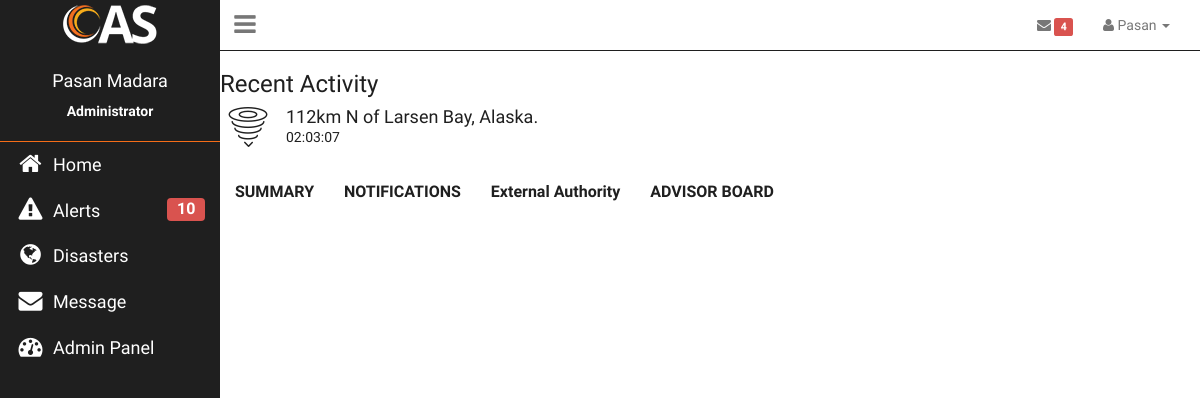
The app's page /public/home.php (signed in) with its own data.
### tables this page shows
CREATE TABLE IF NOT EXISTS `employee` (
  `Emp_ID` int(8) NOT NULL AUTO_INCREMENT,
  `F_Name` varchar(100) NOT NULL,
  `L_Name` varchar(100) NOT NULL,
  `E_nic` varchar(10) NOT NULL,
  `E_email` varchar(50) NOT NULL,
  `E_tel` varchar(12) NOT NULL,
  `E_jobrole` varchar(30) NOT NULL,
  `E_image` blob NOT NULL,
  `E_password` varchar(255) NOT NULL,
  `E_on_off` tinyint(1) NOT NULL,
  `Admin_auth` tinyint(1) NOT NULL,
  PRIMARY KEY (`Emp_ID`)
);

CREATE TABLE IF NOT EXISTS `tsunami` (
  `id` int(8) NOT NULL AUTO_INCREMENT,
  `date` date NOT NULL,
  `time` time NOT NULL,
  `magnitude` decimal(3,1) NOT NULL,
  `place` varchar(50) NOT NULL,
  PRIMARY KEY (`id`)
);

### app/models/dbConfig.php (called while the page is built, shortened)
<?php
$db_host="localhost";
$db_user = "root";
$db_pass = "";
$db_name="cas";
try {
    $db_con = new PDO("mysql:host={$db_host};dbname={$db_name}",$db_user,$db_pass);
    $db_con->setAttribute(PDO::ATTR_ERRMODE,PDO::ERRMODE_EXCEPTION);
}
catch(PDOException $e){
    echo $e->getMessage();
}
include_once "user_class.php";
$user = new USER($db_con);
?>

### app/models/user_class.php (called while the page is built, shortened)
<?php
class USER {
    private $db;
    function __construct($db_con){
        $this->db = $db_con;
    }
    public function user_details($user_id){
        $stmt = $this->db->prepare("SELECT * FROM employee WHERE E_nic = '$user_id'");
        $stmt->execute();
        $userRow=$stmt->fetch(PDO::FETCH_ASSOC);
        return $userRow;
    }
    public function unread_messages($user_id){
        $stmt = $this->db->prepare("SELECT * FROM message WHERE to_user = '$user_id' AND read_status = 'no'");
        $stmt->execute();
        $msgcount = $stmt->rowCount();
        return $msgcount;
    }
}

### app/models/classes/DB.php (called while the page is built, shortened)
<?php
class DB{
    private static $_instance = null;
    private $_pdo,
            $_query,
            $_error = false,
            $_results,
            $_count = 0;
    private function __construct(){
        try{
            $this->_pdo = new PDO ('mysql:host=' . Config::get('mysql/host') . ';dbname=' . Config::get('mysql/db'), Config::get('mysql/username'), Config::get('mysql/password'));
        } catch(PDOException $e) {
            die($e->getMessage());
        }
    }
    public static function getInstance(){
        if (!isset(self::$_instance)){
            self::$_instance = new DB();
        }
        return self::$_instance;
    }
    public function query($sql){
        if ($this->_query = $this->_pdo->prepare($sql)){
            if ($this->_query->execute()){
                $this->_results = $this->_query->fetchAll(PDO::FETCH_OBJ);
                $this->_count = $this->_query->rowCount();
            } else {
                $this->_error = true;
            }
        }
        return $this;
    }
    public function count(){
        return $this->_count;
    }
    public function result(){
        return $this->_results;
    }
}

### app/controllers/recent_alert.php (called while the page is built, shortened)
<?php
require_once '/../models/dbConfig.php';
$db = DB::getInstance();
$query = "SELECT * FROM alert ORDER BY Alert_ID DESC LIMIT 1";
$al = $db->query($query);
$a = $al->result();
$dtable = $a[0]->Table_Name;
$dID = $a[0]->Disaster_ID;
$query1 = "SELECT * FROM $dtable WHERE id = '$dID'";
$recent = $db->query($query1);
$r = $recent->result();

### app/models/classes/Config.php (called while the page is built)
<?php
class Config{
    public static function get($path = null){
        if($path){
            $config = $GLOBALS['config'];
            $path = explode('/',$path);
            foreach($path as $bit){
                if(isset($config[$bit])){
                    $config = $config[$bit];
                }
            }
            return $config;
        }
        return false;
    }
}

### public/home.php (the view, shortened to what this page needs)
<?php include "../app/templates/header.php";
require_once '../app/models/dbConfig.php';
require_once '../app/controllers/recent_alert.php';
?>
</head>
<body>
<div>
    <div><?php include "../app/templates/topmenu.php"; ?></div>
    <div>
        <aside class="left-side"><?php include "../app/templates/sidemenu.php"; ?></aside>
        <div class="right-side">
            <div class="container-fluid">
                <div class="row">
                    <div class="recent-activity">
                        <div>
                            <h3>Recent Activity</h3>
                            <ul>
                                <?php if($dtable == 'earthquake'){?>
                                <li> <i class="dis-cracked2" style="font-size: 40px"></i></li>
                                    <li><h4><?php echo $r[0]->place; ?></h4><?php echo $r[0]->time; ?></li>
                                <?php }
                                else if($dtable == 'reservoir'){?>
                                    <li> <i class="dis-hurricane" style="font-size: 40px"></i></li>
                                    <li><h4><?php echo $r[0]->reservoir_name; ?></h4><?php echo $r[0]->district; ?></li>
                                <?php }
                                else if($dtable == 'tsunami'){?>
                                    <li> <i class="dis-hurricane" style="font-size: 40px"></i></li>
                                    <li><h4><?php echo $r[0]->place; ?></h4><?php echo $r[0]->time; ?></li>
                                <?php }
                                else if($dtable == 'flood'){?>
                                    <li> <i class="dis-hurricane" style="font-size: 40px"></i></li>
                                    <li><h4><?php echo $r[0]->station; ?></h4><?php echo $r[0]->flood_type; ?></li>
                                <?php }?>
                            </ul>
                        </div>
                    </div>
                </div>
                <div class="row">
                    <div class="sub-menu">
                        <ul class="nav nav-tabls">
                            <li role="presentation"><a id="tab1" href="../app/controllers/tab.php?id=1">SUMMARY</a></li>
                            <li role="presentation"><a id="tab2" href="../app/controllers/tab.php?id=2">NOTIFICATIONS</a></li>
                            <li role="presentation"><a id="tab3" href="../app/controllers/tab.php?id=3">External Authority</a></li>
                            <li role="presentation"><a id="tab4" href="../app/controllers/tab.php?id=4">ADVISOR BOARD</a></li>
                        </ul>
                    </div>
                </div>
            </div>
        </div>
    </div>
</div>
</body>
</html>

### app/templates/topmenu.php (shortened to what this page needs)
<?php
$user_nic = $_SESSION['user_session'];
$u = $user->user_details($user_nic);
$msg = $user->unread_messages($user_nic);
?>
<nav class="navbar navbar-default topnav">
    <div><a href="<?php echo SCRIPT_ROOT ?>/public/home.php" class="logo"></a></div>
    <div class="container-fluid">
        <div class="collapse navbar-collapse" id="bs-example-navbar-collapse-1">
            <ul class="nav navbar-nav navbar-left hidden-xs">
                <li class="sidetoglle"><a href="#" id="toggleside" class="sidebar-toggle" data-toggle="offcanvas"><i class="fa fa-reorder"></i></a></li>
            </ul>
            <ul class="nav navbar-nav navbar-right">
                <li class="hidden-xs"><a href="<?php echo SCRIPT_ROOT ?>/app/view/message_inbox.php">
                        <i class="fa fa-envelope"></i>
                        <span class="label label-danger"><?php echo $msg ?></span>
                    </a></li>
                <li class="dropdown">
                    <a href="#" class="dropdown-toggle" data-toggle="dropdown" role="button" aria-haspopup="true" aria-expanded="false">
                        <i class="fa fa-user"></i>
                        <span><?php echo $u['F_Name']; ?></span> <span class="caret"></span></a>
                </li>
            </ul>
        </div>
    </div>
</nav>

### app/templates/sidemenu.php (shortened to what this page needs)
<?php
    $user_nic = $_SESSION['user_session'];
    $u = $user->user_details($user_nic);
    $cnt=$db->query("SELECT * FROM alert ")->count();
?>
<div class="sidemenu hidden-xs" id="sidemenu">
    <div class="sidemenu-content" id="sidemenu-content">
        <div class="profile">
            <div class="details">
                <div class="name"><h4><?php echo $u['F_Name'] ." ". $u['L_Name']; ?></h4></div>
                <div class="title"><strong><?php echo $u['E_jobrole']; ?></strong></div>
            </div>
        </div>
        <div class="menu">
            <ul class="nav">
                <li><a href="<?php echo SCRIPT_ROOT ?>/public/home.php">
                        <i class="fa fa-home fa-fw pull-left"></i>
                        Home</a></li>
                <li><a href="<?php echo SCRIPT_ROOT ?>/app/view/alerts.php">
                        <i class="fa fa-exclamation-triangle fa-fw pull-left"></i>
                        Alerts<span class="label label-danger" style="font-size: medium;float: right"><?php echo $cnt ?></span></a></li>
                <li><a href="<?php echo SCRIPT_ROOT ?>/app/view/report-home.php">
                        <i class="fa fa-globe fa-fw pull-left"></i>
                        Disasters</a></li>
                <li><a href="<?php echo SCRIPT_ROOT ?>/app/view/message_inbox.php">
                        <i class="fa fa-envelope fa-fw pull-left"></i>
                        Message</a></li>
                <?php if($u['E_jobrole'] == 'Administrator') { ?>
                <li data-toggle="collapse" data-target="#admin" class="collapsed active"><a href="#">
                        <i class="fa fa-dashboard fa-fw pull-left"></i>
                            Admin Panel</a></li>
                <?php } ?>
            </ul>
        </div>
    </div>
</div>

### public/css/cas.css (style rules this page uses)
* { font-family:Raleway; }
a,a:active,a:hover,a:visited { text-decoration: none; }
body { color:#080808; }
ul { text-decoration: none; list-style: none; padding:0; }
ul li { list-style: none; }
.topnav { border-bottom: solid thin #1F1F1F; border-top:none; border-left: none; border-right: none; border-top: none; box-shadow: none; background-color: #fff; background-image: none; margin: 0; border-radius: 0; padding: 0; color: #080808; }
.logo { float: left; line-height: 50px; width: 220px; height: 50px; display: block; background-image: url('../images/logo.png'); background-color: #1F1F1F; }
.sidetoglle { height:50px; width: 50px; font-size: 25px; text-align: center; }
.sidetoglle i { padding-top: 12px; padding-bottom: 12px; }
.sidetoglle a { padding: 0 !important; }
.sidemenu { background-color: #1F1F1F; width: 220px; height: 100vh; overflow: hidden; }
.sidemenu-content { color:#fff; }
.sidemenu-content .profile { padding: 10px 0 20px 0; border-bottom: solid thin #f56d18; }
.sidemenu-content .details .name,.sidemenu-content .details .title { text-align: center; }
.sidemenu-content .menu ul li { font-size: 24px; }
.sidemenu-content .menu ul li a { color:#fff; font-size: 18px; }
.sidemenu-content .menu ul li a i { font-size: 24px; }
.left-side { position: absolute; width: 220px; }
.right-side, .left-side { display: block; }
.right-side { margin-left: 220px; -webkit-transition: all 0.5s ease-in-out; -moz-transition: all 0.5s ease-in-out; -o-transition: all 0.5s ease-in-out; transition: all 0.5s ease-in-out; }
.recent-activity { height: 100px; color:#1f1f1f; }
.recent-activity h3 { color:#1f1f1f; text-align: left; }
.recent-activity ul li { float: left; }
.recent-activity ul li:last-child { padding-left:10px; }
.recent-activity ul li h4 { margin:0; color:#1f1f1f; }
.sub-menu { height:48px; padding:0; }
.sub-menu .nav { padding:0; }
.sub-menu .nav>li>a { color:#1f1f1f; }
.sub-menu li { font-family: Raleway sans-serif; font-weight: 900; float: left; font-size: 16px; }
html, body, { position:fixed; top:0; bottom:0; left:0; right:0; }

### records on screen
employee: F_Name "Pasan", L_Name "Madara", E_jobrole "Administrator"
tsunami: place "112km N of Larsen Bay, Alaska.", time "02:03:07"

### other values on screen
$msg "4"
$cnt "10"
